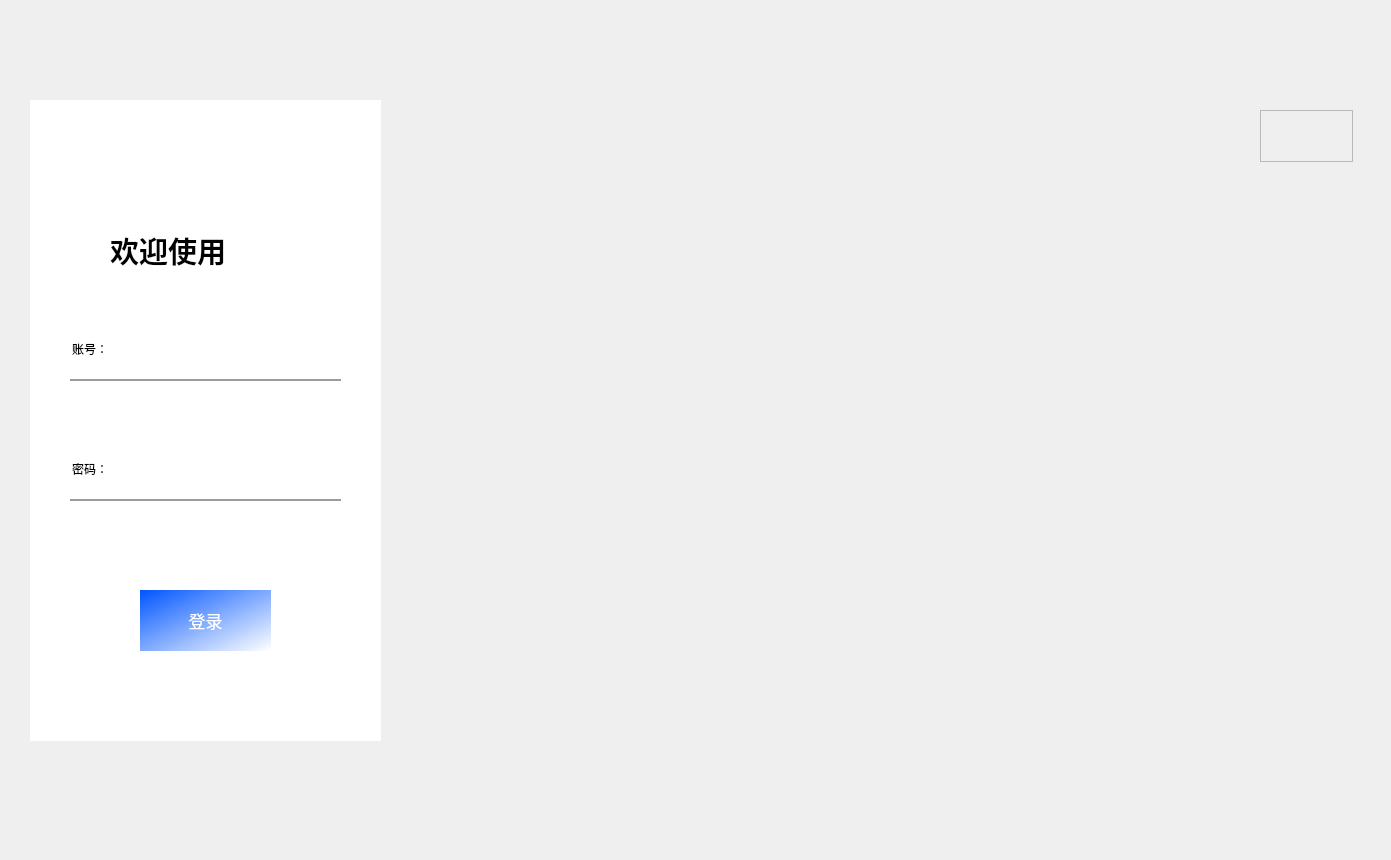
<?xml version="1.0" encoding="UTF-8"?>
<ui version="4.0">
 <class>MainWindow</class>
 <widget class="QMainWindow" name="MainWindow">
  <property name="geometry">
   <rect>
    <x>0</x>
    <y>0</y>
    <width>1391</width>
    <height>860</height>
   </rect>
  </property>
  <property name="windowTitle">
   <string>MainWindow</string>
  </property>
  <widget class="QWidget" name="centralwidget">
   <widget class="QLabel" name="label">
    <property name="geometry">
     <rect>
      <x>30</x>
      <y>100</y>
      <width>351</width>
      <height>641</height>
     </rect>
    </property>
    <property name="styleSheet">
     <string notr="true">background-color: rgb(255, 255, 255);</string>
    </property>
    <property name="text">
     <string/>
    </property>
   </widget>
   <widget class="QLabel" name="label_2">
    <property name="geometry">
     <rect>
      <x>380</x>
      <y>100</y>
      <width>981</width>
      <height>641</height>
     </rect>
    </property>
    <property name="styleSheet">
     <string notr="true">border-image: url(:/images/初始界面用/图片3.png);</string>
    </property>
    <property name="text">
     <string/>
    </property>
   </widget>
   <widget class="QLabel" name="label_3">
    <property name="geometry">
     <rect>
      <x>110</x>
      <y>200</y>
      <width>181</width>
      <height>101</height>
     </rect>
    </property>
    <property name="font">
     <font>
      <family>幼圆</family>
      <pointsize>22</pointsize>
      <weight>75</weight>
      <bold>true</bold>
     </font>
    </property>
    <property name="text">
     <string>欢迎使用</string>
    </property>
    <property name="textFormat">
     <enum>Qt::PlainText</enum>
    </property>
   </widget>
   <widget class="QLineEdit" name="lineEdit">
    <property name="geometry">
     <rect>
      <x>70</x>
      <y>320</y>
      <width>271</width>
      <height>61</height>
     </rect>
    </property>
    <property name="font">
     <font>
      <family>幼圆</family>
     </font>
    </property>
    <property name="styleSheet">
     <string notr="true">border:none;
border-bottom:2px solid rgba(0,0,0,100);
background-color: rgba(0,0,0,0);</string>
    </property>
    <property name="inputMask">
     <string/>
    </property>
    <property name="text">
     <string>账号：</string>
    </property>
   </widget>
   <widget class="QLineEdit" name="lineEdit_2">
    <property name="geometry">
     <rect>
      <x>70</x>
      <y>440</y>
      <width>271</width>
      <height>61</height>
     </rect>
    </property>
    <property name="font">
     <font>
      <family>幼圆</family>
     </font>
    </property>
    <property name="styleSheet">
     <string notr="true">border:none;
border-bottom:2px solid rgba(0,0,0,100);
background-color: rgba(0,0,0,0);</string>
    </property>
    <property name="inputMask">
     <string/>
    </property>
    <property name="text">
     <string>密码：</string>
    </property>
    <property name="echoMode">
     <enum>QLineEdit::Normal</enum>
    </property>
   </widget>
   <widget class="QPushButton" name="pushButton">
    <property name="geometry">
     <rect>
      <x>140</x>
      <y>590</y>
      <width>131</width>
      <height>61</height>
     </rect>
    </property>
    <property name="font">
     <font>
      <family>幼圆</family>
      <pointsize>13</pointsize>
     </font>
    </property>
    <property name="styleSheet">
     <string notr="true">QPushButton{
background-color: qlineargradient(spread:pad, x1:0, y1:0, x2:1, y2:1, stop:0 rgba(0, 85, 255, 255), stop:1 rgba(255, 255, 255, 255));
color:rgb(255,255,255);
border:none;
}
QPushButton:pressed{
	padding-left:5px;
	padding-top:5px;
}</string>
    </property>
    <property name="text">
     <string>登录</string>
    </property>
   </widget>
   <widget class="QFrame" name="frame">
    <property name="geometry">
     <rect>
      <x>1260</x>
      <y>110</y>
      <width>93</width>
      <height>52</height>
     </rect>
    </property>
    <property name="styleSheet">
     <string notr="true">QPushButton{
	border:none;
}
QPushButton:hover{
	padding-bottom:5px;
}</string>
    </property>
    <property name="frameShape">
     <enum>QFrame::StyledPanel</enum>
    </property>
    <property name="frameShadow">
     <enum>QFrame::Raised</enum>
    </property>
    <layout class="QHBoxLayout" name="horizontalLayout">
     <item>
      <widget class="QPushButton" name="pushButton_2">
       <property name="text">
        <string/>
       </property>
       <property name="icon">
        <iconset resource="../res.qrc">
         <normaloff>:/icons/初始界面用/minus.png</normaloff>:/icons/初始界面用/minus.png</iconset>
       </property>
      </widget>
     </item>
     <item>
      <widget class="QPushButton" name="pushButton_3">
       <property name="text">
        <string/>
       </property>
       <property name="icon">
        <iconset resource="../res.qrc">
         <normaloff>:/icons/初始界面用/close.png</normaloff>:/icons/初始界面用/close.png</iconset>
       </property>
      </widget>
     </item>
    </layout>
   </widget>
  </widget>
 </widget>
 <resources>
  <include location="../res.qrc"/>
 </resources>
 <connections>
  <connection>
   <sender>pushButton_3</sender>
   <signal>clicked()</signal>
   <receiver>MainWindow</receiver>
   <slot>close()</slot>
   <hints>
    <hint type="sourcelabel">
     <x>1321</x>
     <y>130</y>
    </hint>
    <hint type="destinationlabel">
     <x>1353</x>
     <y>51</y>
    </hint>
   </hints>
  </connection>
  <connection>
   <sender>pushButton_2</sender>
   <signal>clicked()</signal>
   <receiver>MainWindow</receiver>
   <slot>showMinimized()</slot>
   <hints>
    <hint type="sourcelabel">
     <x>1284</x>
     <y>134</y>
    </hint>
    <hint type="destinationlabel">
     <x>1252</x>
     <y>63</y>
    </hint>
   </hints>
  </connection>
 </connections>
</ui>
